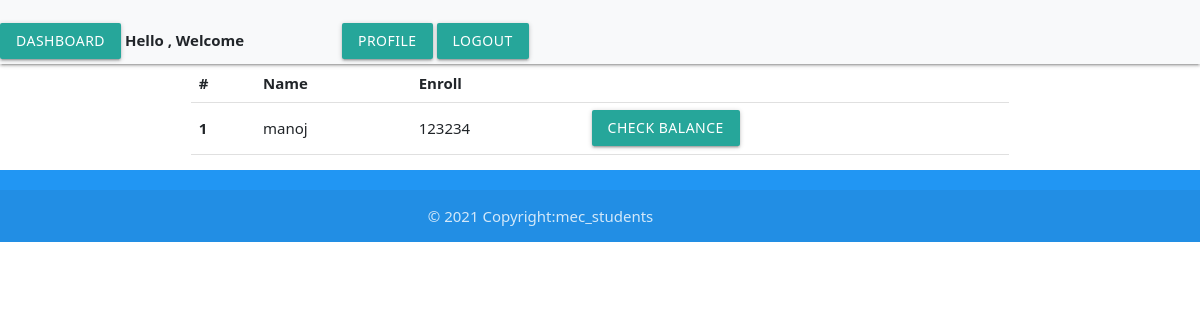
/viewpay/, run on an earlier commit of the app's database.
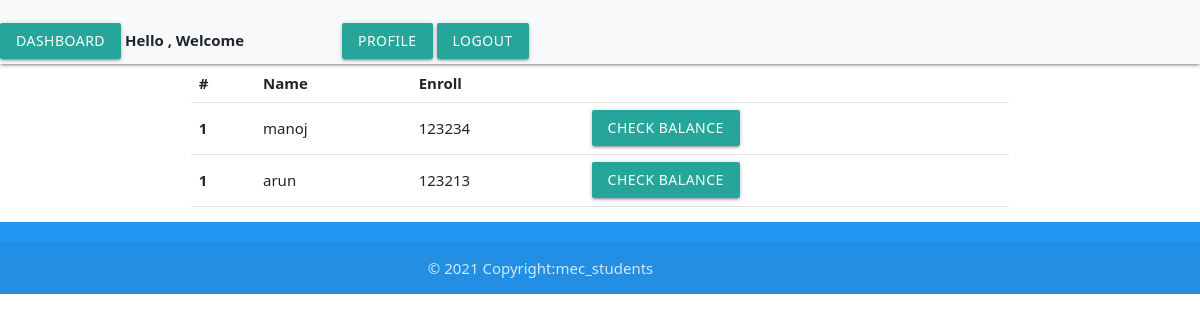
And on a later commit of the database.
### clg/models.py (models this page shows, shortened)
class Payment(models.Model):
    name=models.CharField(max_length=50)
    rollno=models.CharField(max_length=250)

### clg/views.py (the view)
# urls.py: path('viewpay/',views.viewpayment,name='viewpay'),
def viewpayment(request):
	obj=Payment.objects.all()
	return render(request,'viewpay.html',{'data':obj})

### templates/viewpay.html
{% extends 'index.html' %}
{% block content %}
<div class="container">
    <table class="table">
        <thead>
          <tr>
            <th scope="col">#</th>
            <th scope="col">Name</th>
            <th scope="col">Enroll</th>
          </tr>
        </thead>
        <tbody>
          {% for i in data %}
          <tr>
            <th scope="row">1</th>
            <td>{{i.name}}</td>
            <td>{{i.rollno}}</td>
            <td><a href="{% url 'balance' i.id %}" class="btn btn-primary">check balance</a></td>
          </tr>
          {% endfor %}
        </tbody>
      </table>
</div>
{% endblock %}

What changed in the data, as far as the page shows it:
added Payment: name "arun", rollno "123213"
